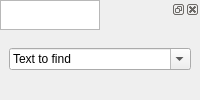
<?xml version="1.0" encoding="UTF-8"?>
<ui version="4.0">
 <class>LogTab</class>
 <widget class="QMainWindow" name="mwLog">
  <widget class="QTextEdit" name="teLog"/>
  <widget class="QDockWidget" name="dwFind">
   <property name="allowedAreas">
    <set>Qt::BottomDockWidgetArea|Qt::TopDockWidgetArea</set>
   </property>
   <attribute name="dockWidgetArea">
    <number>8</number>
   </attribute>
   <widget class="QWidget" name="wFind">
    <layout class="QHBoxLayout" name="horizontalLayout">
     <item>
      <widget class="QComboBox" name="cbFind">
       <property name="editable">
        <bool>true</bool>
       </property>
       <item>
        <property name="text">
         <string>Text to find</string>
        </property>
       </item>
      </widget>
     </item>
    </layout>
   </widget>
  </widget>
 </widget>
 <resources/>
 <connections/>
</ui>
